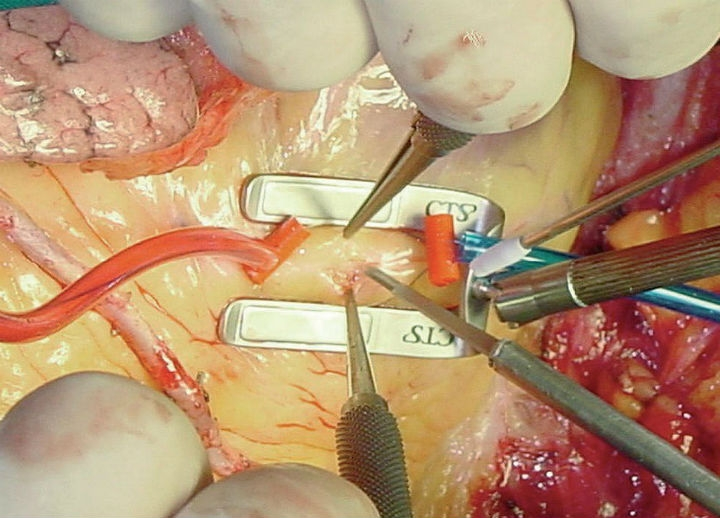
#> input picture HW5_98126079/codes/question 3/surgery.jpeg, 720 x 518 px
$ python hw5_q3_zallaghi_98126079.py
#> lines starting #> are read from the running program, lines starting #| are printed output that depends on the picture; after the words box and inside, x2 and y2 are one past the last pixel; in counts of white or black regions, pixels touching at a corner belong together
# DIP Course - fall 2020 - HW: 5
# Student: M. J. Zallaghi    -    ID: 98126079


# Question: 3 code


# using numpy for working with arrays
import numpy as np
# using openCv module
import cv2
# using matplotlib for multiple image show in 1 fig
import matplotlib.pyplot as plt

# a: tools detection in surgery image

# reading image in gray mode
surg_img = cv2.imread('surgery.jpeg', 0)
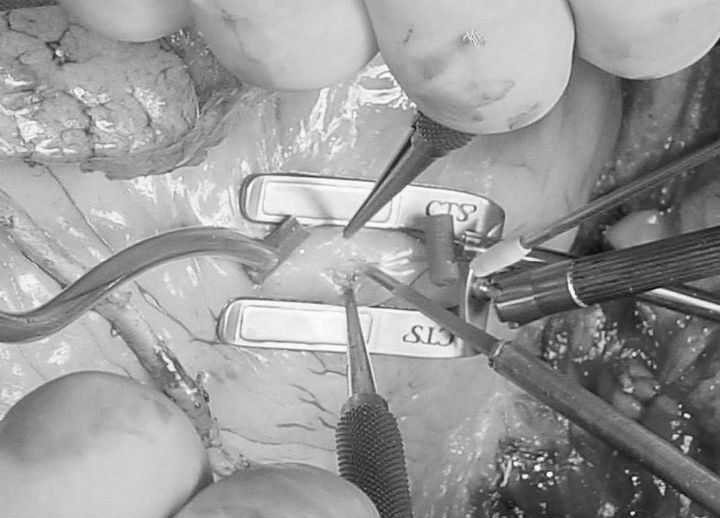
#> surg_img: shape (518, 720); min 5, max 255, mean 153.3
surg_img_copy = cv2.cvtColor(cv2.imread('surgery.jpeg'), cv2.COLOR_BGR2RGB)

# edged of image using canny algorithm
surg_img_edges = cv2.Canny(surg_img,100,100,apertureSize = 3)
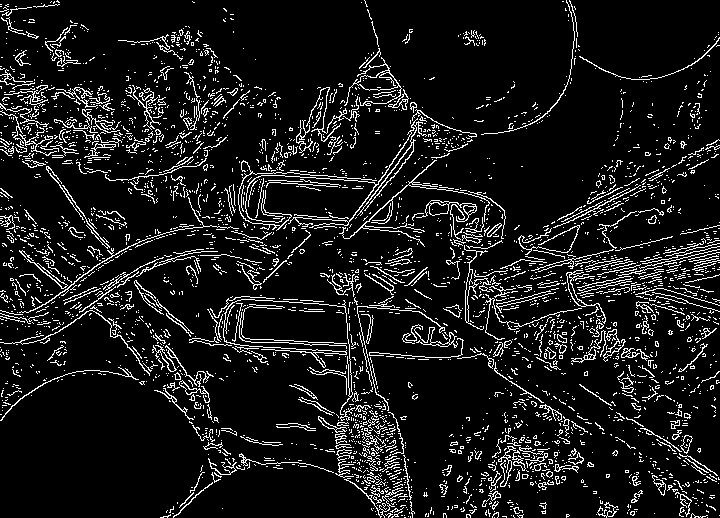
#> surg_img_edges: shape (518, 720); 9.8% white in thin lines or dots

# appliying Hough Transform Algorith for finding lines
lines = cv2.HoughLinesP(surg_img_edges,1,np.pi/180,140,minLineLength=110, maxLineGap=20)
#> lines = 42 rows, first 6: [429, 328, 590, 433], [458, 317, 719, 252], [228, 298, 425, 311], [425, 209, 551, 250], [189, 342, 368, 342], [510, 340, 715, 473]
# drawing lines on the copy of image
for line in lines:
    x1, y1, x2, y2 = line[0]
    cv2.line(surg_img_copy, (x1, y1), (x2, y2), (255, 0, 0), 3)
#> this loop made 42 passes
#> (x1, y1, x2, y2) on passes 1 to 12: (429, 328, 590, 433), (458, 317, 719, 252), (228, 298, 425, 311), (425, 209, 551, 250), (189, 342, 368, 342), (510, 340, 715, 473), (564, 260, 719, 305), (498, 360, 667, 470), (261, 173, 485, 192), (418, 324, 719, 249), (543, 269, 719, 225), (522, 247, 681, 278)
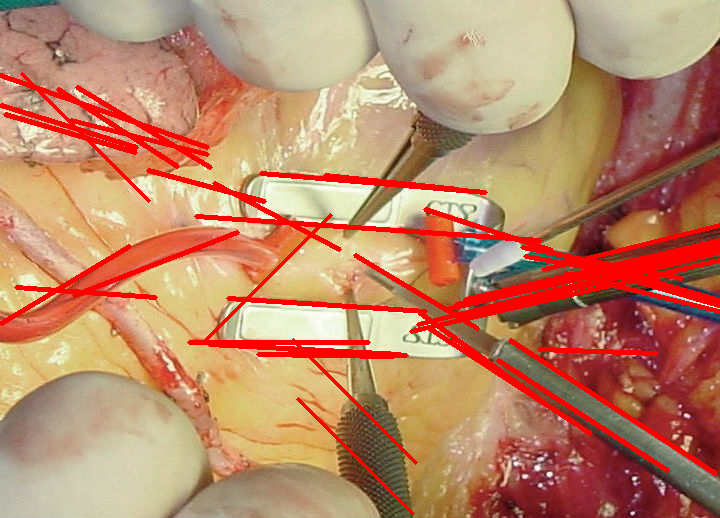
#> surg_img_copy: shape (518, 720, 3); mean R, G, B 189.9, 135.4, 104.2

# Showing results
fig0 = plt.figure('a: Surgery Tools detction in image')
fig0.add_subplot(1,3,1)
plt.imshow(surg_img, cmap = 'gray')
plt.title('main image')
fig0.add_subplot(1,3,2)
plt.imshow(surg_img_edges, cmap = 'gray')
plt.title('Edges from Canny algorithm')
fig0.add_subplot(1,3,3)
plt.imshow(surg_img_copy)
plt.title('marks on tools')
plt.show()

# b: detection of white globule and red global

# reading image in gray mode
red_cell_img = cv2.imread('redcell.jpeg', 0)
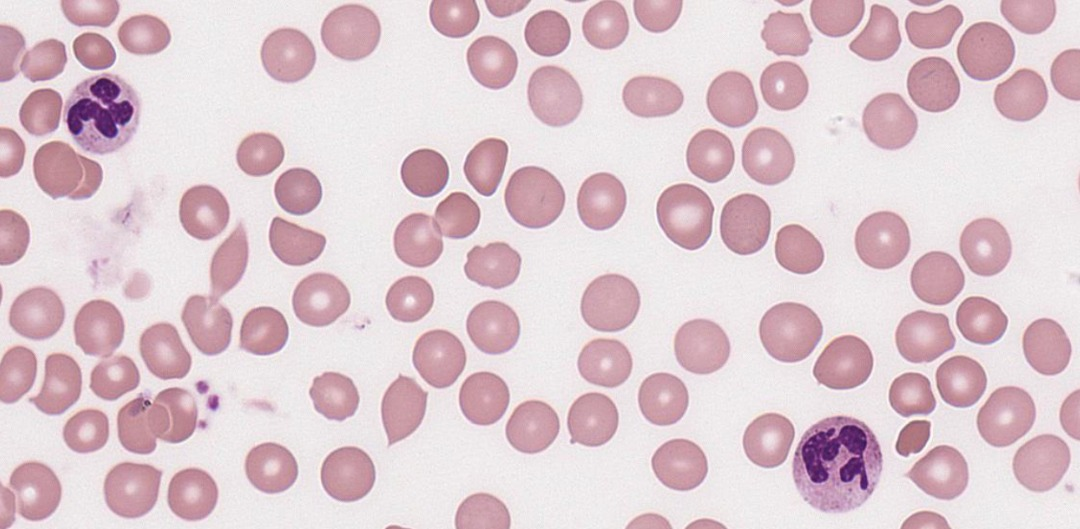
#> input picture HW5_98126079/codes/question 3/redcell.jpeg, 1080 x 529 px
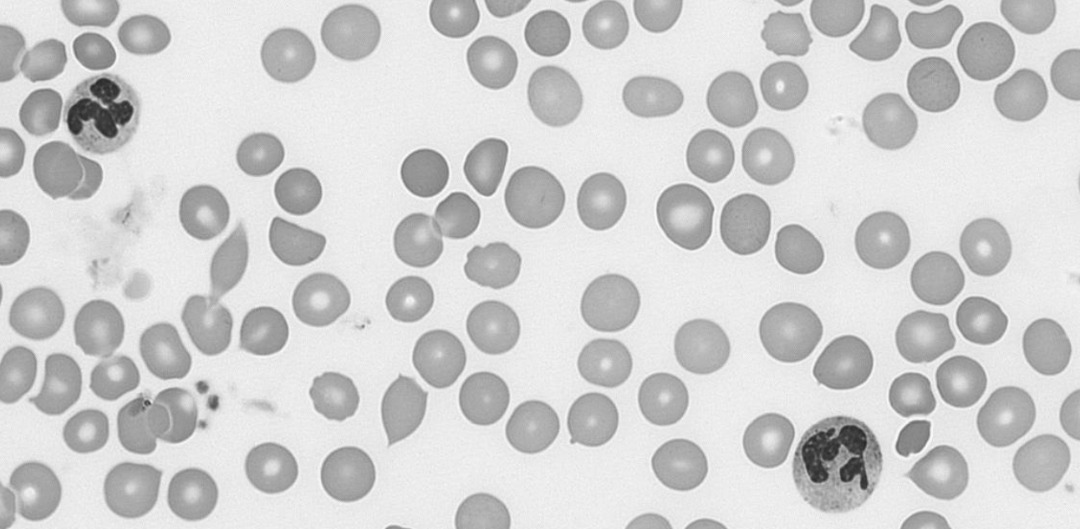
#> red_cell_img: shape (529, 1080); min 40, max 253, mean 208.2
red_cell_img_copy = cv2.cvtColor(cv2.imread('redcell.jpeg'), cv2.COLOR_BGR2RGB)

# Blur the image to reduce noise
img_blur = cv2.medianBlur(red_cell_img, 5)

# Apply hough transform on the image
# whites
circles = cv2.HoughCircles(img_blur, cv2.HOUGH_GRADIENT, 1, img_blur.shape[0]/64, param1=250, param2=20, minRadius=20, maxRadius=30)
#> circles = 94 rows, first 8: [985.5, 50.5, 29.4], [936.5, 277.5, 26.8], [534.5, 198.5, 29.4], [883.5, 240.5, 29.4], [263.5, 330.5, 24.6], [610.5, 302.5, 29.4], [297.5, 190.5, 23.3], [288.5, 55.5, 27.1]
# Draw detected circles
if circles is not None:
    circles = np.uint16(np.around(circles))
#> circles = 94 rows, first 8: [986, 50, 29], [936, 278, 27], [534, 198, 29], [884, 240, 29], [264, 330, 25], [610, 302, 29], [298, 190, 23], [288, 56, 27]
    for i in circles[0, :]:
        # Draw outer circle
        cv2.circle(red_cell_img_copy, (i[0], i[1]), i[2], (0, 255, 0), 2)
        # Draw inner circle
        cv2.circle(red_cell_img_copy, (i[0], i[1]), 2, (0, 0, 255), 3)
#> this loop made 94 passes
#> i on passes 1 to 12: [986, 50, 29], [936, 278, 27], [534, 198, 29], [884, 240, 29], [264, 330, 25], [610, 302, 29], [298, 190, 23], [288, 56, 27], [492, 328, 27], [784, 86, 24], [270, 468, 25], [426, 172, 24]
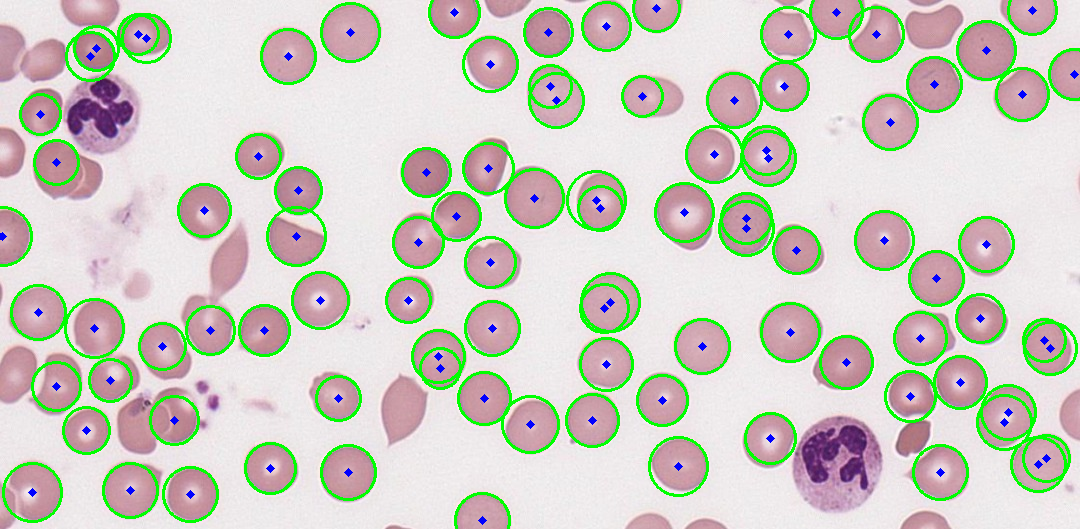
#> red_cell_img_copy: shape (529, 1080, 3); mean R, G, B 204.7, 205.7, 193.9
# reds
circles = cv2.HoughCircles(img_blur, cv2.HOUGH_GRADIENT, 1, img_blur.shape[0]/64, param1=225, param2=24, minRadius=35, maxRadius=50)
#> circles = [[839.5, 460.5, 44.6], [833.5, 466.5, 46], [105.5, 116.5, 37.9]]
# Draw detected circles
if circles is not None:
    circles = np.uint16(np.around(circles))
#> circles = [[840, 460, 45], [834, 466, 46], [106, 116, 38]]
    for i in circles[0, :]:
        # Draw outer circle
        cv2.circle(red_cell_img_copy, (i[0], i[1]), i[2], (255, 0, 0), 2)
        # Draw inner circle
        cv2.circle(red_cell_img_copy, (i[0], i[1]), 2, (0, 0, 255), 3)
#> this loop made 3 passes
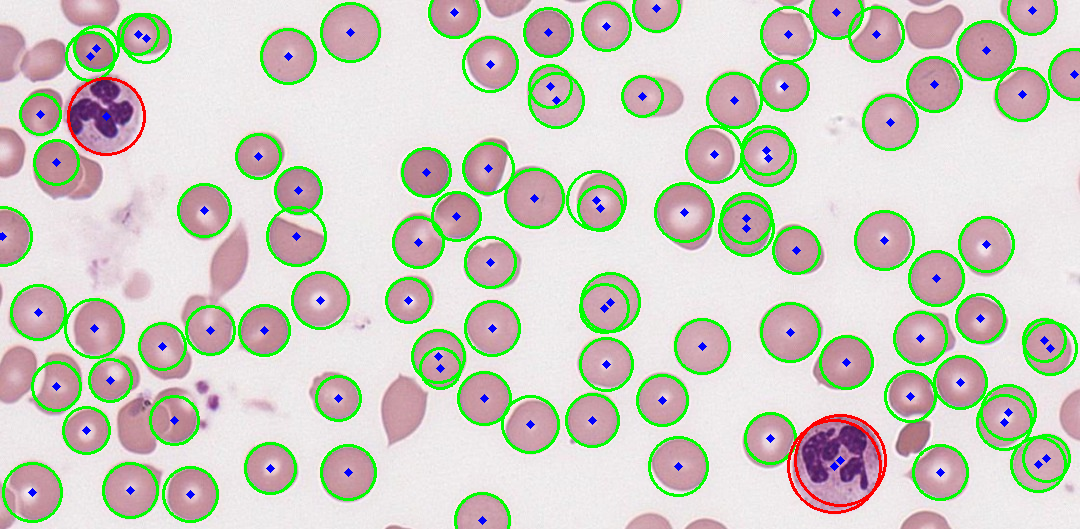
#> red_cell_img_copy: shape (529, 1080, 3); 0.43% of pixels changed, all inside (x1, y1, x2, y2) = (67, 77, 887, 514)

# Showing results
fig1 = plt.figure('b: detection of white globule and red globule')
fig1.add_subplot(1,3,1)
plt.imshow(red_cell_img, cmap = 'gray')
plt.title('main image')
fig1.add_subplot(1,3,2)
plt.imshow(img_blur, cmap = 'gray')
plt.title('blured image')
fig1.add_subplot(1,3,3)
plt.imshow(red_cell_img_copy)
plt.title('red globule: Green\nwhite globule: red')
plt.show()
